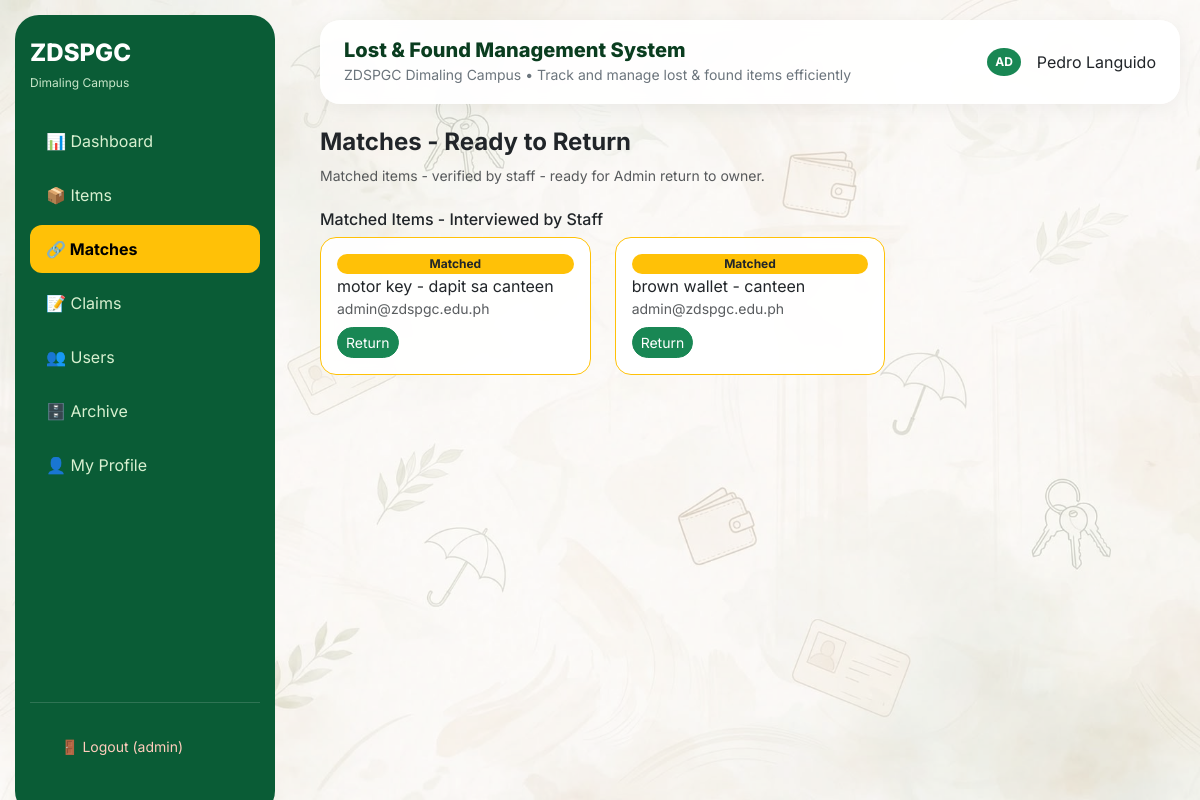
Screenshot of /matches (signed in) with the database file from the repository.
### tables this page shows
CREATE TABLE items (id INTEGER PRIMARY KEY, name TEXT, category TEXT, description TEXT, location TEXT, status TEXT, image TEXT, reported_by TEXT, date_reported TEXT, date_returned TEXT, time_returned TEXT, claimed_by TEXT);

### app.py (the view)
@app.route('/matches')
@login_required
@admin_required
def matches_page():
    db = get_db()
    if is_pg():
        cur = db.cursor()
        cur.execute("SELECT * FROM items WHERE status='Matched' ORDER BY id DESC")
        matched = cur.fetchall()
    else:
        matched = db.execute("SELECT * FROM items WHERE status='Matched' ORDER BY id DESC").fetchall()
        db.close()
    return render_template('matches.html', matched=matched)

### app.py (called while the page is built)
def get_db():
    db_url = os.environ.get('DATABASE_URL')
    if HAS_POSTGRES and db_url:
        if not hasattr(g, '_database') or g._database is None:
            url = db_url
            if url.startswith("postgres://"):
                url = url.replace("postgres://", "postgresql://", 1)
            if USE_PSYCOPG3:
                g._database = psycopg.connect(url, row_factory=dict_row)
            else:
                g._database = psycopg2.connect(url, sslmode='require', cursor_factory=RealDictCursor)
            g.db_is_pg = True
        return g._database
    else:
        g.db_is_pg = False
        base_dir = os.path.dirname(os.path.abspath(__file__))
        db_path = os.path.join(base_dir, 'database.db')
        conn = sqlite3.connect(db_path)
        conn.row_factory = sqlite3.Row
        return conn

def is_pg():
    return getattr(g, 'db_is_pg', False)

@app.teardown_appcontext
def close_connection(exception):
    db = getattr(g, '_database', None)
    if db is not None:
        try:
            db.close()
        except:
            pass

def login_required(f):
    @wraps(f)
    def dec(*a,**kw):
        if 'user_id' not in session:
            return redirect('/login')
        return f(*a,**kw)
    return dec

def admin_required(f):
    @wraps(f)
    def dec(*a,**kw):
        if session.get('role')!='admin':
            flash('Admin only!'); return redirect('/')
        return f(*a,**kw)
    return dec

### templates/matches.html
{% extends 'base.html' %}{% block content %}
<h4 class="fw-bold">Matches - Ready to Return</h4>
<p class="text-muted small">Matched items - verified by staff - ready for Admin return to owner.</p>
<div class="row mt-4">
  <div class="col-md-12">
    <h6>Matched Items - Interviewed by Staff</h6>
    <div class="row">
    {% for i in matched %}
      <div class="col-md-4 mb-3">
        <div class="card rounded-4 p-3 border-warning" style="background:#FFF8E1">
          <span class="badge bg-warning text-dark rounded-pill">{{i.status}}</span>
          {{i.name}} - {{i.location}}<br>
          <small class="text-muted">{{i.reported_by}}</small>
          <div class="mt-2">
            {% if session.role.lower() == 'admin' %}
              <a href="/return/{{i.id}}" class="btn btn-success btn-sm rounded-pill">Return</a>
            {% else %}
              <small class="text-muted d-block mt-1" style="font-size:10px">Waiting for Admin Return</small>
            {% endif %}
          </div>
        </div>
      </div>
    {% else %}
      <div class="col-12">
        <div class="alert alert-info rounded-4 bg-white">No matched items yet.</div>
      </div>
    {% endfor %}
    </div>
  </div>
</div>
{% endblock %}

### static/css/style.css (style rules this page uses)
body { font-family:'Inter',sans-serif;background:#f6f7f4;margin:0; }
:root { --green:#0A5C36;--gold:#FFC107;--light:#f9f6e8; }

### rows the page displays
items: status "Matched", name "motor key", location "dapit sa canteen", reported_by "admin@zdspgc.edu.ph"
items: status "Matched", name "brown wallet", location "canteen", reported_by "admin@zdspgc.edu.ph"

### other values shown
{{ session.role }} "admin"
{{ session.name }} "Pedro Languido"
